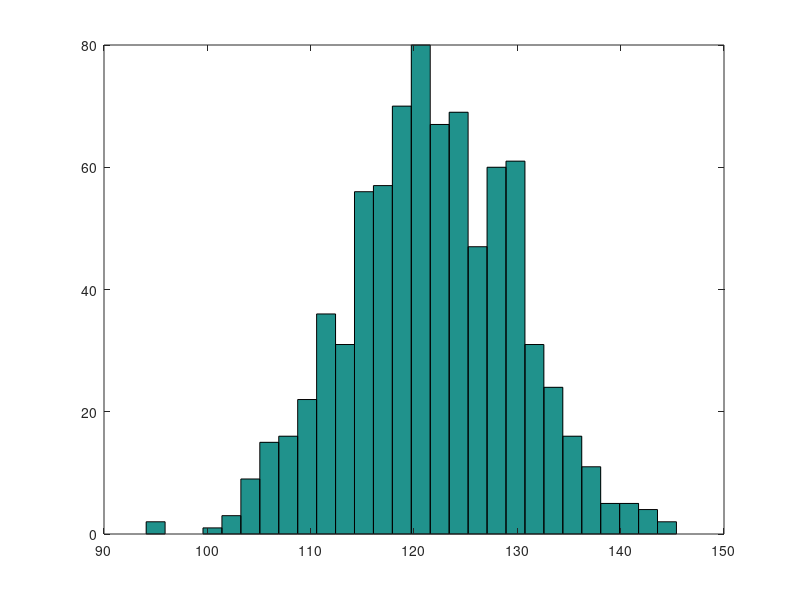

Here is the MATLAB script that generated this plot: (Note: this script raises an error after producing the figure.)
test_list_mf = [118.95010465206241
121.89930560709495
114.511632077726
112.12068763130314
134.42591575999333
113.41340662497751
106.81496950548178
106.27885580701378
117.83455633218837
106.76979434652125
111.7460966398308
116.75586748558015
121.60397487784472
121.18517800053284
108.43551562402246
128.81894840893173
131.60138605599025
114.05742103486749
123.72765330839155
121.74806615340582
142.49642184638688
125.31162280188647
116.7146350568966
128.01502450282973
135.141406068823
117.88302332370735
121.44078792926618
115.20714175313303
126.25021871250323
115.02386205094153
123.47194265573447
130.18680779407816
124.07973962015369
139.6367546051539
114.02539847520522
134.40171044198084
108.01969576525663
131.15441984476047
117.52314437271485
103.13935120884301
128.9264035322159
121.09458988079945
121.25690226315538
118.27913146331446
124.21164956439145
123.1494380657215
119.54193557681921
129.86635827077794
114.17973501553594
112.19426148875876
127.19965313698209
124.3611941363149
120.38192446977054
124.17980812350537
116.81795285887435
126.0197051102404
111.28400233814519
121.42399123059305
124.3938337452056
117.29236136165827
118.89585707651915
121.12029825271895
115.07422754033136
118.63982052888186
118.63317545279004
118.66143192167642
130.60748908000917
112.59683709988715
124.95764213544008
110.44257108356143
107.63394117270644
120.01014440704523
124.43926712951207
129.13886363963553
120.97449293018956
112.41095768226617
110.19107434382033
142.15245501168243
134.99662872340227
122.02469340032552
107.97659935027966
120.64034080439063
121.96231926577613
121.86688177982396
122.33314875087287
113.8779027742659
125.25996173314518
119.00874777158468
117.40012057710524
105.01723566639832
119.7827238336836
114.56680395620589
119.43200425702328
119.26003824972291
133.29315233712938
125.81949406397285
127.51645914510333
116.1952803397905
133.40351630330503
107.38181078462095
130.20576075714663
118.07488905661256
110.07198454019805
124.03877236783231
100.18936349182741
145.39765390338104
116.85960140310668
126.05778103041122
115.21895872210733
110.40053688023613
127.61282659866563
127.70329095037324
122.38724037170248
143.68081400384654
111.52093480262216
117.23450220552643
116.1201433387334
114.49003940678107
132.8576183812462
128.30766012123917
106.41914128313603
130.4303344675434
131.4532592388995
123.57779979204439
110.22252819484179
132.05692113722932
124.09190710150047
124.6138969269668
116.70936453918367
120.76371464147789
120.20314482079402
109.3987800928414
95.48309237144959
122.69305765107474
115.18872724841782
114.9441977750878
126.02486859209662
132.88656162294723
120.20474129208748
117.79373045732237
122.00413187878989
127.56529003750254
125.07141898990785
124.73681920201722
130.3221551921975
94.08039634331851
128.0944926810521
121.45929074010925
120.5477935657755
121.14474497823359
121.3816330608828
116.63727582907359
122.2610395076629
127.76324682357925
111.15587742725086
128.88895539343406
115.67295121745222
126.59125207645424
118.27808531674411
122.86714802912608
113.39967047599099
119.18768311632888
130.57094031815825
112.49650256878985
134.90611130509816
127.5969566774133
122.64747990360028
115.85241094294751
134.99939757671473
134.36876945108824
124.23241999761166
134.10854859504252
126.40252608415281
132.07625122638166
117.52016027366949
111.43190044383489
129.07507046671597
115.55802091296194
121.15961013525272
120.76335025557285
127.90480430812211
121.50333448473849
130.41034096901924
125.59170651689762
117.48949034825903
122.82396925913376
127.01237950974304
133.7378559637508
130.7767932002091
121.96033362770099
126.74430009526083
122.83976870452152
115.14227962626427
110.94794284232694
109.34770025969902
119.31364224117999
114.49697327022477
106.13745830931585
117.33257896514431
113.08947722993881
134.38458001152932
113.60663710516938
111.44247955066649
124.9814465535183
114.09491278111504
107.80488222371186
108.07447964984452
132.41274262093626
107.4706352939453
110.03618789041965
124.31579265719508
117.9571027918379
131.11384483371342
133.68334395301892
127.47376092999937
126.98681370964104
114.68343995120632
110.96105423929222
113.07982565956485
121.04986138932749
129.06797230321627
115.58830797982259
121.68657271967274
115.88200693588288
123.17214079423916
132.84945294813153
115.34206811528438
122.38074121785391
129.00481941686166
125.8013676263939
131.26471987814787
114.29026537511386
126.80797054328632
114.12651775793961
121.68868026749234
127.19441874522069
127.26733992468428
115.44008660617082
122.05319350609973
119.41319764893156
127.47336523145701
132.87573722109386
132.24035932481505
118.20430079107471
111.32124378499178
123.99079660770958
128.2143303557409
120.04891894914532
134.33829705816098
108.37111324101139
130.1363682835621
116.3449726276489
122.07484495822376
125.39249214229896
124.29097052210582
125.25669129994063
131.8320127714482
120.67972536795969
120.10493553370806
126.97730733898135
109.30736453884222
127.98953269102219
122.33474396309819
130.0632008685272
136.4219958098669
129.51459997560062
127.09335330581759
125.18165711257294
115.27761861957123
114.12727476173133
129.04955567318194
119.312247008696
115.82991892469212
117.91234376786049
102.3163288630254
124.08704306742086
122.04691974871832
110.89396628149487
122.67340418892489
124.09594780612743
126.13230137271783
132.80066532231757
128.01812797120854
122.95039095496342
120.42143326995712
125.301418522973
128.39791242132483
123.68396879098866
125.6013378112952
118.08124876440488
112.37226374371173
112.91933986101097
120.52662910866863
125.64526296370244
119.34298197241179
139.007164191265
120.2205866200387
122.42244439667947
117.2280589523513
119.77830186369336
139.33191481514143
111.97595346680215
114.45610477311736
110.95178788870253
142.83780454082182
109.67425644766682
120.87863956908966
112.18654530235952
126.95211386092633
119.21794642206402
125.74088563285238
120.0416452104785
136.64068851002577
114.26898947102175
114.24499976453376
129.95265779110346
129.19591271416522
122.64903700613003
127.05735216059773
128.60214009125292
115.18147971394374
137.55253348897313
117.61807331716231
123.46650006848654
123.22863608830282
130.5917393067534
135.9564409268043
125.21765314829354
129.04848068477074
117.45618059934804
123.72200398185446
141.53813058356303
119.81895403458422
104.44399375979663
114.35485692951247
132.03030176343856
117.53237936995384
122.52000298305367
125.93430123270589
119.48785726688385
118.81650075784857
116.52117041637555
123.75787691704741
112.78611888670456
124.70437398844166
121.3370807250546
128.57150285019225
118.63531612002116
133.68714748644877
138.78662681003954
130.10408389328427
126.59964966225932
135.37067095543227
114.44118868875876
118.53731918985741
111.57164992617115
128.20718788973247
112.67238587753307
118.33868566756188
129.2649700498878
133.16753304261178
125.22350165779429
116.75889161772365
121.47498509367149
130.73037191866803
116.67917958550818
124.88671865575452
105.29335530562771
118.44651930762048
111.37530268073988
127.28744218498332
133.18608092291836
127.67854876452091
128.65185435066402
123.03610068822802
105.14991638164994
118.13122145465448
124.05075150356028
130.02892672968156
103.56675116840862
128.9224970723862
123.71078908598007
123.0607387890015
127.43287761120021
109.32206017152104
110.1682404266285
128.59159968164647
125.20932257126225
111.02390356067579
120.0595353261343
142.43899554666325
125.09459044261959
120.69356807025416
126.10156867883721
114.11782317101512
117.67839031183642
117.44988869230954
128.38226591823332
122.41365606776236
123.98816782051342
119.59698593615246
129.44293580380665
115.96742428905057
115.34886972644516
118.71897808395445
119.71295658999766
123.92507083366954
130.4666716115274
123.32468877625693
140.1381118168827
119.4917851039727
131.36706734665492
119.29741151980073
130.05681300718348
118.12720525689967
119.92254442015874
124.7149476943416
121.43547828986718
131.48231591446208
120.00123681314179
105.37784009988727
135.45799038492473
120.34946625684407
128.72680409833006
124.97012352073179
111.54890916035927
121.6010571233627
115.00547042414435
124.6395891962374
108.66336542892118
125.76157321302341
130.36405267233653
132.04216696017875
116.35857493644231
125.26282325860866
129.60235888261053
127.140841149471
120.51919923052866
120.14746724227665
123.1597507896163
134.52618225537518
122.72797894954212
125.60940540919945
123.1358785310367
119.47928076257728
106.37527886607029
122.35454924073589
131.18351389799074
130.46011550166213
117.48940521888677
123.80889616799128
117.15571203133786
114.47823096802945
130.20209436189108
113.71726256831671
120.51310951121607
122.08903395057305
121.43269441355213
110.82792688043075
135.7795047428847
120.08099495031496
119.2571983924535
123.80488262991143
131.9220713499586
117.53845561593342
117.92466120999103
119.25058471990049
125.73364943284955
124.587904751736
115.38569271187079
125.91748714077785
118.01778608624963
128.00657974625554
121.35077651853001
119.43290085650614
127.6975727017631
123.45150995304036
114.28269895833509
120.72866462902067
105.12802282915378
124.16233937818545
119.71664001803215
128.37106999975825
119.02704698147113
129.50948786808874
120.25857358872916
103.65365068721192
119.71274593244064
132.24682669815041
121.22105607995252
108.71097721346483
131.62004086023478
112.93762780467964
127.87597019098779
115.94651928295822
129.36011032312027
135.1303746421838
119.80294030450752
131.80118950852517
137.38246806065095
127.4939231182284
115.36524814558332
118.93642269386083
120.53621814897674
121.33832753101292
121.42184844500902
128.5939119790852
123.37495013468784
120.1280504244653
119.73171292511576
122.40167778985781
119.727655269685
131.22247936633312
137.91029150300687
115.54387645329578
118.94467959760432
127.4645821170096
126.44003510914469
107.03294424582302
109.11144720976003
119.01484547825928
136.81100699402944
126.2755993048328
114.2639820022029
138.21826899761493
115.66340631949387
128.25823619265202
126.38816790695981
130.2828334947652
124.12469836891336
129.33990985698406
123.10626092460728
120.11113457101007
125.20065005081211
110.20235488481157
137.38740312220108
114.6020755339535
127.1890761005978
121.47407517493407
127.8731145607208
128.42725481572685
113.4351922546681
128.75143439913205
110.58183888435056
117.0302739363657
113.9717673205314
137.08346211758035
124.95300458315079
127.78036589101247
129.63156334433492
109.61561124159395
120.0550749306198
121.62058334302883
136.62737496030263
119.2350206220378
130.7726353246653
113.11642073384162
116.36081769804545
130.42640352908109
116.16512123807675
122.25904904854235
128.50352027002336
117.16028869909445
127.11012022348542
119.50594664335375
121.43348344431897
124.24722115476848
130.80863242986848
117.44629189205268
129.1317419591021
101.53631150743662
114.2247237978925
116.51545285664
119.35623822286185
111.11776256424183
123.40226602420272
129.13828038275352
130.60204524580118
110.73349947459293
117.17764590910981
108.73418158022378
129.87096361027756
126.2370090166943
116.65877106683853
132.7775014047473
129.75748388093837
124.08458166554404
139.96508759108298
114.85661105695597
112.2164496138532
120.58608918438422
116.84855196954283
117.60244824936632
114.18943873702517
127.1637793253505
120.04867442141129
130.16327677450508
109.75204913977828
126.86321734758077
123.92405088790524
131.02628690591357
130.5206025312023
106.67740542680406
130.2226795426222
126.94237703800162
118.32407024742042
119.53811200107351
124.57729988922662
129.3909089983975
126.82813112781048
128.87977531197686
115.50293943439716
123.51049557367936
115.44904951163771
127.47396549072398
118.00920847874139
121.73515468738911
115.54181892305984
125.19406475590853
122.50527293992427
133.59300312184
119.19142753988048
119.96843983074997
122.80357772623186
119.04178554325644
106.71071872883039
130.2329104706379
106.38900091007012
118.6981261758967
124.83869500652666
129.3762747506596
126.00662943815017
109.85530444285872
116.12974145454785
110.8692754033625
115.40249064923267
132.18874925619645
118.97100048196288
118.03398495368678
118.15763525098588
113.92241703185896
117.94270240255624
120.39586168158206
109.78695270850199
123.05639365065748
106.4411684099903
124.6688832224401
104.23859731927408
129.48026856747128
113.61561903961625
122.20585667813896
127.78774478370407
109.5957166425135
110.60286164476472
122.62016363967032
117.26941595256521
121.64825587039907
135.04153833889774
111.07923359278661
134.09276371247444
124.48432043784379
115.35198028390522
121.34975813266644
122.8024341911096
118.24753370683008
126.6542421825841
124.24430033208695
130.7518890637425
119.20474254997531
140.18107192483527
128.6109910600987
111.04727089819204
133.23356156679327
117.2181536515516
129.04015326064211
123.23769820147561
130.19855438105412
113.81826830594902
123.33870000478457
120.24391612803866
127.71024070702575
121.0349750951552
130.9153995805064
132.29699312522132
117.75684051091261
124.04534415277273
120.67231506720677
124.70199968258909
116.79413969269825
135.3162078452258
122.8257551202622
112.00462563464453
114.83940063828022
133.0876552500202
132.91182649502355
116.69008716851904
114.24850072567982
104.61324054279278
105.5969029884115
117.80470076793043
117.43426954650208
113.47529383450734
123.70731437814702
124.38693007161507
134.94829484019792
119.8316080923995
132.71118623171714
129.74696342727913
115.60301015737761
140.8514051105615
112.27624485735853
137.06922405679472
116.35589099118124
110.57674227867695
129.9290490511655
123.39795831171091
127.46514711726218
118.42665098190665
124.98678688563457
116.23804678725058
121.86669285608906
114.58332398326459
108.74611264995636
106.93086604445071
117.60374327095967
118.64352183160855
120.49254485759015
129.75766408012115
103.99612378235098
130.27014744044703
130.66763026292932
120.61080351844264
121.83776808931444
116.96326341207654
109.31224874216743
125.1973541352375
120.89747115873759
126.33225792839636
127.45056125708595
123.0767349853939
114.6442142667008
133.02424727291066
119.44976201372982
104.61939302573379
121.37027087152023
132.43511589911378
128.29175817428762
129.5785564625985
121.6859377514104
124.83740276578203
122.1262709772894
120.29329368656066
131.3157953912061
115.67356117801394
127.38213665791902
111.90929337835227
110.69142439630227
119.82414803042704
126.43108977753636
127.19463320717675
129.3279050281602
120.42921291373759
121.15364000535405
113.2262249470181
116.7743220000242
120.85920583680375
122.4931789934963
128.93182857473204
120.4150059783411
115.0620633817242
110.57656460216427
122.50959834247796
118.84415080152012
119.39051722066262
115.22111609314294
122.73153519379419
103.68889640862301
125.82003796228042
110.31471891690383
119.23559057952868
107.8872800481717
124.29807489515791
111.22809947463848
127.86890725311021
119.75507300380278
115.50080548995491
123.44994340428654
115.25758152276174
116.32104287851774
131.30450895136482
107.44845737100576
116.47768832917491
125.07934134664072
137.50844163701558
121.01482789943756
126.95213204568266
136.2105648014669
121.13694004162741
126.65312554700121
123.98727370460564
];

 test_size_mf = length(test_list_mf);
    
 hist(test_list_mf,sqrt(test_size_mf));    
 test_lambda_mf = expectation_value_exponential(test_list_mf);